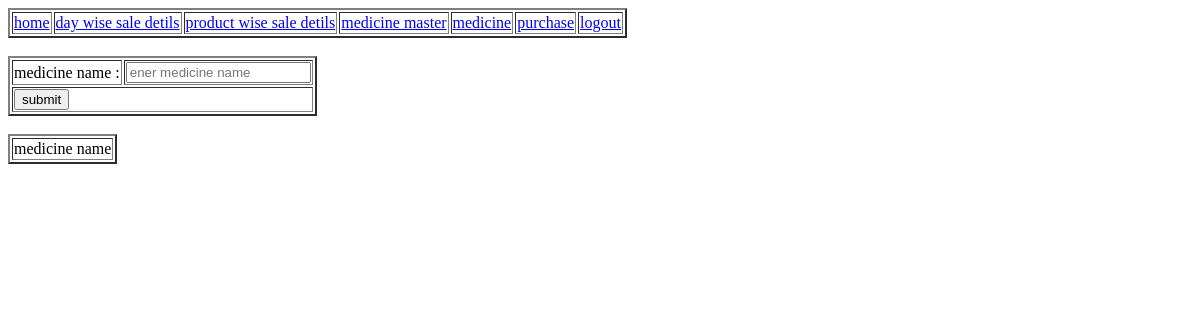
The page /medicine_master.php on the database as committed earlier.
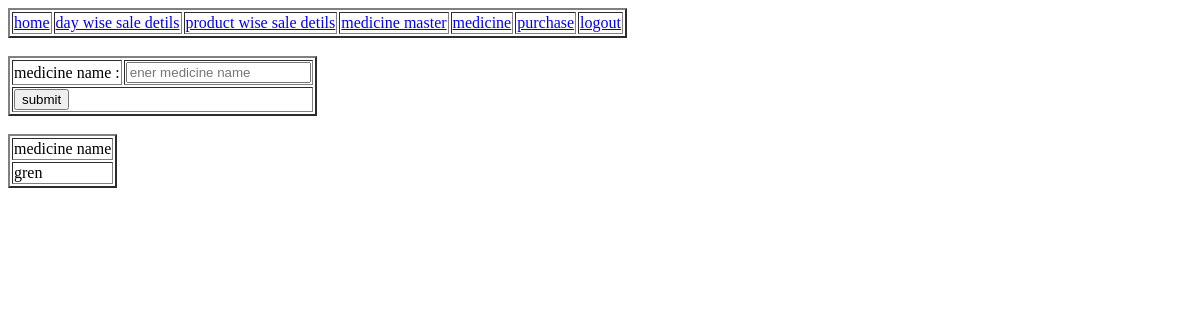
The same page on the database as committed later.
### tables this page shows
CREATE TABLE `medicine_master` (
  `sl` int(11) NOT NULL,
  `medicine_master_id` varchar(255) NOT NULL,
  `medicine_master_name` varchar(255) NOT NULL
);

### medicine_master.php (the view, shortened to what this page needs)
<?php
include("connection.php");
?>
<!DOCTYPE html>
<html lang="en">
<head>
</head>
<body>
<table border="2">
        <tr>
        <td><a href="index.php">home</a></td>
        <td><a href="dwsd.php">day wise sale detils</a></td>
        <td><a href="pwsd.php">product wise sale detils</a></td>
        <td><a href="medicine_master.php">medicine master</a></td>
        <td><a href="medicine.php">medicine</a></td>
        <td><a href="purchase.php"> purchase</a></td>
        <td><a href="logout.php">logout</a></td>
        </tr>
   </table>
   <br>
   <table border="2">
    <tr>
        <td>medicine name : </td>
        <td><input type="text" placeholder="ener medicine name" id="medicine_id"></td>
    </tr>
    <tr>
        <td colspan="2"><input type="button" value="submit" onclick="med()"></td>
    </tr>
   </table>
   <br>
   <div id="result"><table border="2">
    <tr>
        <td>medicine name</td>
    </tr>
<?php
            $query=mysqli_query($con,"select * from medicine_master");
            while($result=mysqli_fetch_assoc($query)){
                $medicine=$result['medicine_master_name'];
       ?>
       <tr>
            <td>
                <?php echo $medicine; ?>
            </td>
       </tr><?php
            }
       ?>
</table></div>
</body>
</html>

Rows that differ between the two databases and show on the page:
added medicine_master: medicine_master_name "gren"
